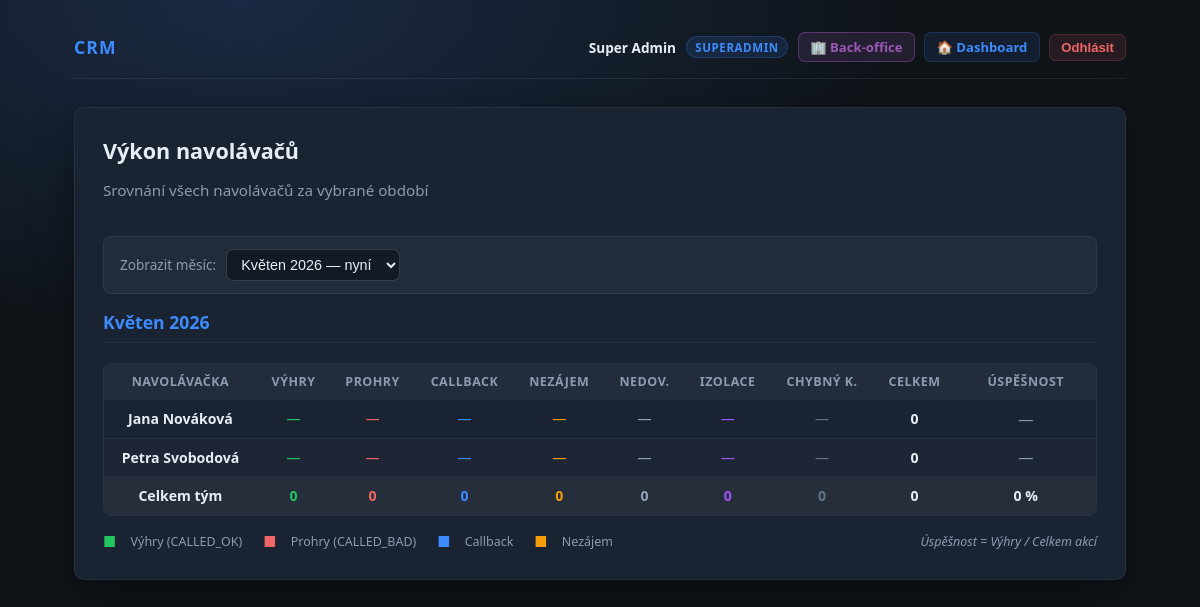
/admin/caller-stats (signed in), run on the app's committed database.
### tables this page shows
CREATE TABLE `users` (
  `id` BIGINT UNSIGNED NOT NULL AUTO_INCREMENT,
  `jmeno` VARCHAR(255) NOT NULL,
  `email` VARCHAR(255) NOT NULL,
  `heslo_hash` VARCHAR(255) NOT NULL COMMENT 'password_hash(..., PASSWORD_ARGON2ID)',
  `role` ENUM('superadmin','majitel','navolavacka','obchodak','backoffice') NOT NULL,
  `primary_region` VARCHAR(64) NULL DEFAULT NULL COMMENT 'Preferovaný region obchodáka',
  `aktivni` TINYINT(1) NOT NULL DEFAULT 1 COMMENT '1 aktivní, 0 deaktivovaný účet',
  `totp_secret` VARBINARY(512) NULL DEFAULT NULL COMMENT 'Secret TOTP (doporučeno šifrovat v aplikaci)',
  `totp_enabled` TINYINT(1) NOT NULL DEFAULT 0,
  `must_change_password` TINYINT(1) NOT NULL DEFAULT 0 COMMENT 'Nucená změna hesla při prvním přihlášení',
  `created_at` DATETIME(3) NOT NULL DEFAULT CURRENT_TIMESTAMP(3),
  `deactivated_at` DATETIME(3) NULL DEFAULT NULL,
  `created_by` BIGINT UNSIGNED NULL DEFAULT NULL COMMENT 'Kdo uživatele založil',
  PRIMARY KEY (`id`),
  UNIQUE KEY `uk_users_email` (`email`),
  KEY `idx_users_role_aktivni` (`role`, `aktivni`),
  KEY `idx_users_primary_region` (`primary_region`),
  KEY `idx_users_created_by` (`created_by`),
  CONSTRAINT `fk_users_created_by` FOREIGN KEY (`created_by`) REFERENCES `users` (`id`) ON DELETE SET NULL
);

### app/views/admin/caller_stats.php (the view, shortened to what the rows shown need)
<?php
$monthNames = [
    1 => 'Leden', 2 => 'Únor', 3 => 'Březen', 4 => 'Duben',
    5 => 'Květen', 6 => 'Červen', 7 => 'Červenec', 8 => 'Srpen',
    9 => 'Září', 10 => 'Říjen', 11 => 'Listopad', 12 => 'Prosinec',
];
$columns = [
    'called_ok'    => ['label' => 'Výhry',      'cls' => 'acol--win'],
    'called_bad'   => ['label' => 'Prohry',     'cls' => 'acol--bad'],
    'callback_c'   => ['label' => 'Callback',   'cls' => 'acol--cb'],
    'nezajem'      => ['label' => 'Nezájem',    'cls' => 'acol--nz'],
    'nedovolano'   => ['label' => 'Nedov.',     'cls' => 'acol--nd'],
    'izolace'      => ['label' => 'Izolace',    'cls' => 'acol--iz'],
    'chybny'       => ['label' => 'Chybný k.',  'cls' => 'acol--ch'],
    'total_actions'=> ['label' => 'Celkem',     'cls' => 'acol--total'],
];
$currentLabel = ($monthNames[$month] ?? $month) . ' ' . $year;
$maxWins = 0;
?>
<section class="card">
    <div class="stats-header">
        <div>
            <h1>Výkon navolávačů</h1>
            <p class="muted">Srovnání všech navolávačů za vybrané období</p>
        </div>
    </div>
    <div class="stats-filter-bar">
        <form method="get" action="<?= crm_h(crm_url('/admin/caller-stats')) ?>" class="stats-filter-form">
            <label class="stats-filter-label">Zobrazit měsíc:</label>
            <select name="month_key" class="input-sm stats-month-select" onchange="this.form.submit()">
                <?php foreach ($monthOptions as $opt) {
                    $key    = $opt['year'] . '-' . str_pad((string)$opt['month'], 2, '0', STR_PAD_LEFT);
                    $curKey = $year . '-' . str_pad((string)$month, 2, '0', STR_PAD_LEFT);
                    $sel    = ($key === $curKey) ? ' selected' : '';
                    $lbl    = ($opt['label'] ?? (($monthNames[(int)$opt['month']] ?? '') . ' ' . $opt['year']));
                    $isNow  = ($key === $realMonthKey);
                    $optStyle  = $isNow ? ' style="background:rgba(34,197,94,0.18);color:#22c55e;"' : '';
                    $nowSuffix = $isNow ? ' — nyní' : '';
                ?>
                    <option value="<?= crm_h($key) ?>"<?= $sel ?><?= $optStyle ?>><?= crm_h($lbl . $nowSuffix) ?></option>
                <?php } ?>
            </select>
        </form>
    </div>
    <h2 class="stats-period-title"><?= crm_h($currentLabel) ?></h2>
    <?php if (count($callerRows) === 0) { ?>
        <p class="muted">Žádné navolávačky nejsou v systému.</p>
    <?php } else { ?>
    <div class="stats-table-wrap">
        <table class="stats-table admin-caller-table">
            <thead>
                <tr>
                    <th class="acol--name">Navolávačka</th>
                    <?php foreach ($columns as $col) { ?>
                        <th class="<?= crm_h($col['cls']) ?>"><?= crm_h($col['label']) ?></th>
                    <?php } ?>
                    <th class="acol--rate">Úspěšnost</th>
                </tr>
            </thead>
            <tbody>
            <?php foreach ($callerRows as $i => $row) {
                $wins  = (int) $row['called_ok'];
                $total = (int) $row['total_actions'];
                $rate  = $total > 0 ? round($wins / $total * 100, 1) : 0.0;
                $barW  = $maxWins > 0 ? round($wins / $maxWins * 100) : 0;
                $rowClass = ($i % 2 === 0) ? '' : ' stats-row--alt';
            ?>
                <tr class="<?= $rowClass ?>">
                    <td class="acol--name">
                        <strong><?= crm_h((string) $row['jmeno']) ?></strong>
                    </td>
                    <td class="acol--win <?= $wins > 0 ? 'acol-highlight--win' : '' ?>">
                        <?= $wins > 0 ? "<strong>{$wins}</strong>" : '—' ?>
                    </td>
                    <td class="acol--bad"><?= $row['called_bad'] > 0 ? (int)$row['called_bad'] : '—' ?></td>
                    <td class="acol--cb"><?= $row['callback_c'] > 0 ? (int)$row['callback_c'] : '—' ?></td>
                    <td class="acol--nz"><?= $row['nezajem'] > 0 ? (int)$row['nezajem'] : '—' ?></td>
                    <td class="acol--nd"><?= $row['nedovolano'] > 0 ? (int)$row['nedovolano'] : '—' ?></td>
                    <td class="acol--iz"><?= $row['izolace'] > 0 ? (int)$row['izolace'] : '—' ?></td>
                    <td class="acol--ch"><?= $row['chybny'] > 0 ? (int)$row['chybny'] : '—' ?></td>
                    <td class="acol--total"><strong><?= $total ?></strong></td>
                    <td class="acol--rate">
                        <?php if ($total > 0) { ?>
                        <div class="acol-rate-wrap">
                            <div class="acol-rate-bar">
                                <div class="acol-rate-fill <?= $rate >= 20 ? 'acol-rate-fill--good' : ($rate >= 10 ? 'acol-rate-fill--mid' : 'acol-rate-fill--low') ?>"
                                     style="width:<?= $barW ?>%"></div>
                            </div>
                            <span class="acol-rate-pct"><?= $rate ?> %</span>
                        </div>
                        <?php } else { ?>
                            <span class="muted">—</span>
                        <?php } ?>
                    </td>
                </tr>
            <?php } ?>
            </tbody>
            <tfoot>
                <tr class="stats-row--total">
                    <td><strong>Celkem tým</strong></td>
                    <td class="acol--win"><strong><?= $totals['called_ok'] ?></strong></td>
                    <td class="acol--bad"><strong><?= $totals['called_bad'] ?></strong></td>
                    <td class="acol--cb"><strong><?= $totals['callback_c'] ?></strong></td>
                    <td class="acol--nz"><strong><?= $totals['nezajem'] ?></strong></td>
                    <td class="acol--nd"><strong><?= $totals['nedovolano'] ?></strong></td>
                    <td class="acol--iz"><strong><?= $totals['izolace'] ?></strong></td>
                    <td class="acol--ch"><strong><?= $totals['chybny'] ?></strong></td>
                    <td class="acol--total"><strong><?= $totals['total_actions'] ?></strong></td>
                    <td class="acol--rate">
                        <?php
                        $teamRate = $totals['total_actions'] > 0
                            ? round($totals['called_ok'] / $totals['total_actions'] * 100, 1)
                            : 0.0;
                        ?>
                        <strong><?= $teamRate ?> %</strong>
                    </td>
                </tr>
            </tfoot>
        </table>
    </div>
    <div class="stats-legend">
        <span class="acol--win stats-legend-dot">■</span> Výhry (CALLED_OK) &nbsp;
        <span class="acol--bad stats-legend-dot">■</span> Prohry (CALLED_BAD) &nbsp;
        <span class="acol--cb stats-legend-dot">■</span> Callback &nbsp;
        <span class="acol--nz stats-legend-dot">■</span> Nezájem &nbsp;
        <span class="stats-legend-note">Úspěšnost = Výhry / Celkem akcí</span>
    </div>
    <?php } ?>
</section>

### app/Router.php (shortened to what the rows shown need)
<?php
final class Router
{
    public function dispatch(string $method, string $path): void
    {
        foreach (self::routes() as $route) {
            if ($route['method'] !== $method || $route['path'] !== $path) {
                continue;
            }
            if (!empty($route['auth'])) {
                $user = crm_require_user($this->pdo);
            }
            $handler = $route['handler'];
            $action = $handler[1];
            $controller = new $class($this->pdo);
            $controller->{$action}();
            return;
        }
    }
}

### app/views/layout/base.php (shortened to what the rows shown need)
<!DOCTYPE html>
<html lang="cs">
<head>
    <link rel="stylesheet" href="<?= crm_h(crm_url('/assets/css/app.css')) ?>">
</head>
<body>
<div class="layout">
    <header class="header">
        <div class="header-left">
            <span class="logo">CRM</span>
        </div>
        <?php if (!empty($user)) {
            $_roleLabels = [
                'navolavacka' => 'Navolávačka',
                'cisticka'    => 'Čistička',
                'obchodak'    => 'Obchodák',
                'backoffice'  => 'Backoffice',
                'majitel'     => 'Majitel',
                'superadmin'  => 'Superadmin',
            ];
            $_roleLabel   = $_roleLabels[$user['role'] ?? ''] ?? ($user['role'] ?? '');
        ?>
        <div class="header-right">
            <span class="header-user">
                <strong><?= crm_h((string) ($user['jmeno'] ?? '')) ?></strong>
            </span>
            <span class="header-role-badge"><?= crm_h($_roleLabel) ?></span>
            <?php if (in_array(($user['role'] ?? ''), ['backoffice', 'majitel', 'superadmin'], true)) { ?>
            <a href="<?= crm_h(crm_url('/bo')) ?>" class="header-dash-btn"
               style="background:rgba(155,89,182,0.15);color:#9b59b6;border:1px solid rgba(155,89,182,0.4);">
                🏢 Back-office
            </a>
            <?php } ?>
            <a href="<?= crm_h(crm_url('/dashboard')) ?>" class="header-dash-btn">🏠 Dashboard</a>
            <form method="post" action="<?= crm_h(crm_url('/logout')) ?>"
                  class="header-logout-form">
                <button type="submit" class="header-logout-btn">Odhlásit</button>
            </form>
        </div>
        <?php } ?>
    </header>
    <main class="main">
        <?= $content ?>
    </main>
</div>
</body>
</html>

### data on the page
users: jmeno "Super Admin", role "SUPERADMIN"
users: jmeno "Jana Nováková", total "0"
users: jmeno "Petra Svobodová", total "0"

### other printed values
crm_h($currentLabel) "Květen 2026"
crm_h($col['label']) "VÝHRY"
crm_h($col['label']) "PROHRY"
crm_h($col['label']) "CALLBACK"
crm_h($col['label']) "NEZÁJEM"
crm_h($col['label']) "NEDOV."
crm_h($col['label']) "IZOLACE"
crm_h($col['label']) "CHYBNÝ K."
crm_h($col['label']) "CELKEM"
$totals['called_ok'] "0"
$totals['called_bad'] "0"
$totals['callback_c'] "0"
$totals['nezajem'] "0"
$totals['nedovolano'] "0"
$totals['izolace'] "0"
